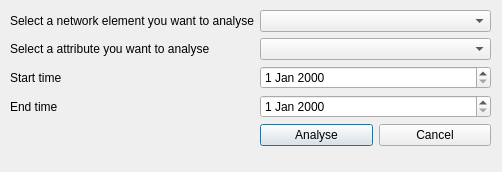
<?xml version="1.0" encoding="UTF-8"?>
<ui version="4.0">
 <class>Dialog</class>
 <widget class="QDialog" name="Dialog">
  <property name="geometry">
   <rect>
    <x>0</x>
    <y>0</y>
    <width>502</width>
    <height>172</height>
   </rect>
  </property>
  <property name="windowTitle">
   <string>KPI indicator diagram</string>
  </property>
  <widget class="QWidget" name="formLayoutWidget">
   <property name="geometry">
    <rect>
     <x>10</x>
     <y>10</y>
     <width>481</width>
     <height>151</height>
    </rect>
   </property>
   <layout class="QFormLayout" name="formLayout">
    <item row="0" column="0">
     <widget class="QLabel" name="label">
      <property name="text">
       <string>Select a network element you want to analyse</string>
      </property>
     </widget>
    </item>
    <item row="0" column="1">
     <widget class="QComboBox" name="comboBox"/>
    </item>
    <item row="1" column="0">
     <widget class="QLabel" name="label_4">
      <property name="text">
       <string>Select a attribute you want to analyse</string>
      </property>
     </widget>
    </item>
    <item row="1" column="1">
     <widget class="QComboBox" name="comboBox_2"/>
    </item>
    <item row="2" column="0">
     <widget class="QLabel" name="label_2">
      <property name="text">
       <string>Start time</string>
      </property>
     </widget>
    </item>
    <item row="2" column="1">
     <widget class="QDateEdit" name="dateEdit"/>
    </item>
    <item row="3" column="0">
     <widget class="QLabel" name="label_3">
      <property name="text">
       <string>End time</string>
      </property>
     </widget>
    </item>
    <item row="3" column="1">
     <widget class="QDateEdit" name="dateEdit_2"/>
    </item>
    <item row="4" column="1">
     <layout class="QHBoxLayout" name="horizontalLayout">
      <item>
       <widget class="QPushButton" name="pushButton">
        <property name="text">
         <string>Analyse</string>
        </property>
       </widget>
      </item>
      <item>
       <widget class="QPushButton" name="pushButton_2">
        <property name="text">
         <string>Cancel</string>
        </property>
       </widget>
      </item>
     </layout>
    </item>
   </layout>
  </widget>
 </widget>
 <resources/>
 <connections/>
</ui>
